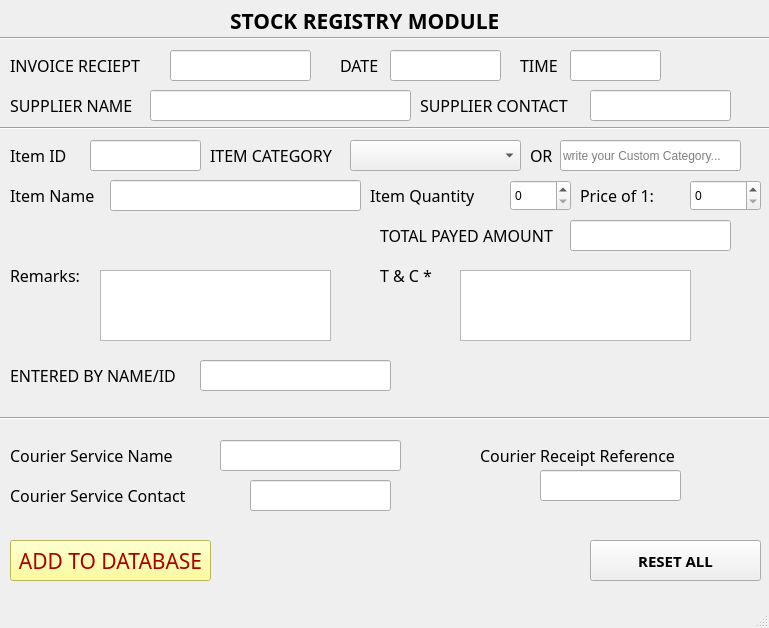
<?xml version="1.0" encoding="UTF-8"?>
<ui version="4.0">
 <class>bill</class>
 <widget class="QMainWindow" name="bill">
  <property name="geometry">
   <rect>
    <x>0</x>
    <y>0</y>
    <width>769</width>
    <height>628</height>
   </rect>
  </property>
  <property name="windowTitle">
   <string>STOCK REGISTRY MODULE</string>
  </property>
  <property name="windowIcon">
   <iconset>
    <normaloff>icons/main.png</normaloff>icons/main.png</iconset>
  </property>
  <widget class="QWidget" name="centralwidget">
   <widget class="QLabel" name="label">
    <property name="geometry">
     <rect>
      <x>230</x>
      <y>10</y>
      <width>441</width>
      <height>21</height>
     </rect>
    </property>
    <property name="font">
     <font>
      <family>Segoe Print</family>
      <pointsize>16</pointsize>
      <weight>75</weight>
      <bold>true</bold>
     </font>
    </property>
    <property name="text">
     <string>STOCK REGISTRY MODULE</string>
    </property>
   </widget>
   <widget class="Line" name="line">
    <property name="geometry">
     <rect>
      <x>0</x>
      <y>30</y>
      <width>771</width>
      <height>16</height>
     </rect>
    </property>
    <property name="orientation">
     <enum>Qt::Horizontal</enum>
    </property>
   </widget>
   <widget class="QLabel" name="name">
    <property name="geometry">
     <rect>
      <x>10</x>
      <y>90</y>
      <width>141</width>
      <height>31</height>
     </rect>
    </property>
    <property name="font">
     <font>
      <family>Rod</family>
      <pointsize>12</pointsize>
     </font>
    </property>
    <property name="text">
     <string>SUPPLIER NAME</string>
    </property>
   </widget>
   <widget class="QLabel" name="contact">
    <property name="geometry">
     <rect>
      <x>420</x>
      <y>90</y>
      <width>201</width>
      <height>31</height>
     </rect>
    </property>
    <property name="font">
     <font>
      <family>Rod</family>
      <pointsize>12</pointsize>
     </font>
    </property>
    <property name="text">
     <string>SUPPLIER CONTACT</string>
    </property>
   </widget>
   <widget class="QLineEdit" name="sname">
    <property name="geometry">
     <rect>
      <x>150</x>
      <y>90</y>
      <width>261</width>
      <height>31</height>
     </rect>
    </property>
   </widget>
   <widget class="QLineEdit" name="scontact">
    <property name="geometry">
     <rect>
      <x>590</x>
      <y>90</y>
      <width>141</width>
      <height>31</height>
     </rect>
    </property>
   </widget>
   <widget class="QLabel" name="contact_2">
    <property name="geometry">
     <rect>
      <x>340</x>
      <y>50</y>
      <width>41</width>
      <height>31</height>
     </rect>
    </property>
    <property name="font">
     <font>
      <family>Rod</family>
      <pointsize>12</pointsize>
     </font>
    </property>
    <property name="text">
     <string>DATE</string>
    </property>
   </widget>
   <widget class="QLineEdit" name="date">
    <property name="geometry">
     <rect>
      <x>390</x>
      <y>50</y>
      <width>111</width>
      <height>31</height>
     </rect>
    </property>
   </widget>
   <widget class="QLabel" name="contact_3">
    <property name="geometry">
     <rect>
      <x>520</x>
      <y>50</y>
      <width>41</width>
      <height>31</height>
     </rect>
    </property>
    <property name="font">
     <font>
      <family>Rod</family>
      <pointsize>12</pointsize>
     </font>
    </property>
    <property name="text">
     <string>TIME</string>
    </property>
   </widget>
   <widget class="QLineEdit" name="time">
    <property name="geometry">
     <rect>
      <x>570</x>
      <y>50</y>
      <width>91</width>
      <height>31</height>
     </rect>
    </property>
   </widget>
   <widget class="QLabel" name="contact_4">
    <property name="geometry">
     <rect>
      <x>10</x>
      <y>50</y>
      <width>201</width>
      <height>31</height>
     </rect>
    </property>
    <property name="font">
     <font>
      <family>Rod</family>
      <pointsize>12</pointsize>
     </font>
    </property>
    <property name="text">
     <string>INVOICE RECIEPT</string>
    </property>
   </widget>
   <widget class="QLineEdit" name="invno">
    <property name="geometry">
     <rect>
      <x>170</x>
      <y>50</y>
      <width>141</width>
      <height>31</height>
     </rect>
    </property>
   </widget>
   <widget class="QLabel" name="name_2">
    <property name="geometry">
     <rect>
      <x>10</x>
      <y>140</y>
      <width>151</width>
      <height>31</height>
     </rect>
    </property>
    <property name="font">
     <font>
      <family>Rod</family>
      <pointsize>12</pointsize>
     </font>
    </property>
    <property name="text">
     <string>Item ID</string>
    </property>
   </widget>
   <widget class="QLabel" name="name_3">
    <property name="geometry">
     <rect>
      <x>530</x>
      <y>140</y>
      <width>31</width>
      <height>31</height>
     </rect>
    </property>
    <property name="font">
     <font>
      <family>Rod</family>
      <pointsize>12</pointsize>
     </font>
    </property>
    <property name="text">
     <string>OR </string>
    </property>
   </widget>
   <widget class="QLabel" name="name_4">
    <property name="geometry">
     <rect>
      <x>370</x>
      <y>180</y>
      <width>131</width>
      <height>31</height>
     </rect>
    </property>
    <property name="font">
     <font>
      <family>Rod</family>
      <pointsize>12</pointsize>
     </font>
    </property>
    <property name="text">
     <string>Item Quantity</string>
    </property>
   </widget>
   <widget class="QSpinBox" name="iqt">
    <property name="geometry">
     <rect>
      <x>510</x>
      <y>180</y>
      <width>61</width>
      <height>31</height>
     </rect>
    </property>
    <property name="maximum">
     <number>999999999</number>
    </property>
   </widget>
   <widget class="QPushButton" name="resetall">
    <property name="geometry">
     <rect>
      <x>590</x>
      <y>540</y>
      <width>171</width>
      <height>41</height>
     </rect>
    </property>
    <property name="font">
     <font>
      <family>Kozuka Mincho Pro B</family>
      <pointsize>11</pointsize>
      <weight>75</weight>
      <bold>true</bold>
     </font>
    </property>
    <property name="text">
     <string>RESET ALL</string>
    </property>
   </widget>
   <widget class="QComboBox" name="icat">
    <property name="geometry">
     <rect>
      <x>350</x>
      <y>140</y>
      <width>171</width>
      <height>31</height>
     </rect>
    </property>
   </widget>
   <widget class="QLabel" name="name_5">
    <property name="geometry">
     <rect>
      <x>10</x>
      <y>260</y>
      <width>81</width>
      <height>31</height>
     </rect>
    </property>
    <property name="font">
     <font>
      <family>Rod</family>
      <pointsize>12</pointsize>
     </font>
    </property>
    <property name="text">
     <string>Remarks: </string>
    </property>
   </widget>
   <widget class="QPlainTextEdit" name="remarks">
    <property name="geometry">
     <rect>
      <x>100</x>
      <y>270</y>
      <width>231</width>
      <height>71</height>
     </rect>
    </property>
   </widget>
   <widget class="QLabel" name="name_6">
    <property name="geometry">
     <rect>
      <x>380</x>
      <y>260</y>
      <width>71</width>
      <height>31</height>
     </rect>
    </property>
    <property name="font">
     <font>
      <family>Rod</family>
      <pointsize>12</pointsize>
     </font>
    </property>
    <property name="text">
     <string>T &amp; C *</string>
    </property>
   </widget>
   <widget class="QLabel" name="name_8">
    <property name="geometry">
     <rect>
      <x>10</x>
      <y>360</y>
      <width>211</width>
      <height>31</height>
     </rect>
    </property>
    <property name="font">
     <font>
      <family>Rod</family>
      <pointsize>12</pointsize>
     </font>
    </property>
    <property name="text">
     <string>ENTERED BY NAME/ID </string>
    </property>
   </widget>
   <widget class="QLineEdit" name="issuedby">
    <property name="geometry">
     <rect>
      <x>200</x>
      <y>360</y>
      <width>191</width>
      <height>31</height>
     </rect>
    </property>
   </widget>
   <widget class="QPushButton" name="add2db">
    <property name="geometry">
     <rect>
      <x>10</x>
      <y>540</y>
      <width>201</width>
      <height>41</height>
     </rect>
    </property>
    <property name="font">
     <font>
      <family>Rod</family>
      <pointsize>16</pointsize>
     </font>
    </property>
    <property name="styleSheet">
     <string notr="true">color: rgb(170, 0, 0);
background-color: rgb(255, 255, 127);</string>
    </property>
    <property name="text">
     <string>ADD TO DATABASE</string>
    </property>
   </widget>
   <widget class="QLineEdit" name="iid">
    <property name="geometry">
     <rect>
      <x>90</x>
      <y>140</y>
      <width>111</width>
      <height>31</height>
     </rect>
    </property>
   </widget>
   <widget class="QLabel" name="name_10">
    <property name="geometry">
     <rect>
      <x>210</x>
      <y>140</y>
      <width>131</width>
      <height>31</height>
     </rect>
    </property>
    <property name="font">
     <font>
      <family>Rod</family>
      <pointsize>12</pointsize>
     </font>
    </property>
    <property name="text">
     <string>ITEM CATEGORY</string>
    </property>
   </widget>
   <widget class="QLineEdit" name="iname">
    <property name="geometry">
     <rect>
      <x>110</x>
      <y>180</y>
      <width>251</width>
      <height>31</height>
     </rect>
    </property>
   </widget>
   <widget class="QLabel" name="name_11">
    <property name="geometry">
     <rect>
      <x>380</x>
      <y>220</y>
      <width>201</width>
      <height>31</height>
     </rect>
    </property>
    <property name="font">
     <font>
      <family>Rod</family>
      <pointsize>12</pointsize>
     </font>
    </property>
    <property name="text">
     <string>TOTAL PAYED AMOUNT</string>
    </property>
   </widget>
   <widget class="QLineEdit" name="icat2">
    <property name="geometry">
     <rect>
      <x>560</x>
      <y>140</y>
      <width>181</width>
      <height>31</height>
     </rect>
    </property>
    <property name="frame">
     <bool>true</bool>
    </property>
    <property name="placeholderText">
     <string>write your Custom Category...</string>
    </property>
    <property name="clearButtonEnabled">
     <bool>false</bool>
    </property>
   </widget>
   <widget class="Line" name="line_2">
    <property name="geometry">
     <rect>
      <x>0</x>
      <y>120</y>
      <width>771</width>
      <height>16</height>
     </rect>
    </property>
    <property name="orientation">
     <enum>Qt::Horizontal</enum>
    </property>
   </widget>
   <widget class="QLabel" name="name_9">
    <property name="geometry">
     <rect>
      <x>10</x>
      <y>180</y>
      <width>151</width>
      <height>31</height>
     </rect>
    </property>
    <property name="font">
     <font>
      <family>Rod</family>
      <pointsize>12</pointsize>
     </font>
    </property>
    <property name="text">
     <string>Item Name</string>
    </property>
   </widget>
   <widget class="QLabel" name="name_12">
    <property name="geometry">
     <rect>
      <x>580</x>
      <y>180</y>
      <width>111</width>
      <height>31</height>
     </rect>
    </property>
    <property name="font">
     <font>
      <family>Rod</family>
      <pointsize>12</pointsize>
     </font>
    </property>
    <property name="text">
     <string>Price of 1: </string>
    </property>
   </widget>
   <widget class="QSpinBox" name="po1">
    <property name="geometry">
     <rect>
      <x>690</x>
      <y>180</y>
      <width>71</width>
      <height>31</height>
     </rect>
    </property>
    <property name="maximum">
     <number>999999999</number>
    </property>
   </widget>
   <widget class="QLineEdit" name="csname">
    <property name="geometry">
     <rect>
      <x>220</x>
      <y>440</y>
      <width>181</width>
      <height>31</height>
     </rect>
    </property>
   </widget>
   <widget class="QLabel" name="name_13">
    <property name="geometry">
     <rect>
      <x>10</x>
      <y>440</y>
      <width>211</width>
      <height>31</height>
     </rect>
    </property>
    <property name="font">
     <font>
      <family>Rod</family>
      <pointsize>12</pointsize>
     </font>
    </property>
    <property name="text">
     <string>Courier Service Name</string>
    </property>
   </widget>
   <widget class="QLineEdit" name="amount">
    <property name="geometry">
     <rect>
      <x>570</x>
      <y>220</y>
      <width>161</width>
      <height>31</height>
     </rect>
    </property>
   </widget>
   <widget class="QLabel" name="name_14">
    <property name="geometry">
     <rect>
      <x>10</x>
      <y>480</y>
      <width>231</width>
      <height>31</height>
     </rect>
    </property>
    <property name="font">
     <font>
      <family>Rod</family>
      <pointsize>12</pointsize>
     </font>
    </property>
    <property name="text">
     <string>Courier Service Contact</string>
    </property>
   </widget>
   <widget class="QLineEdit" name="cscontact">
    <property name="geometry">
     <rect>
      <x>250</x>
      <y>480</y>
      <width>141</width>
      <height>31</height>
     </rect>
    </property>
   </widget>
   <widget class="QPlainTextEdit" name="tnc">
    <property name="geometry">
     <rect>
      <x>460</x>
      <y>270</y>
      <width>231</width>
      <height>71</height>
     </rect>
    </property>
   </widget>
   <widget class="Line" name="line_3">
    <property name="geometry">
     <rect>
      <x>0</x>
      <y>410</y>
      <width>771</width>
      <height>16</height>
     </rect>
    </property>
    <property name="orientation">
     <enum>Qt::Horizontal</enum>
    </property>
   </widget>
   <widget class="QLabel" name="name_15">
    <property name="geometry">
     <rect>
      <x>480</x>
      <y>440</y>
      <width>311</width>
      <height>31</height>
     </rect>
    </property>
    <property name="font">
     <font>
      <family>Rod</family>
      <pointsize>12</pointsize>
     </font>
    </property>
    <property name="text">
     <string>Courier Receipt Reference </string>
    </property>
   </widget>
   <widget class="QLineEdit" name="csref">
    <property name="geometry">
     <rect>
      <x>540</x>
      <y>470</y>
      <width>141</width>
      <height>31</height>
     </rect>
    </property>
   </widget>
  </widget>
  <widget class="QMenuBar" name="menubar">
   <property name="geometry">
    <rect>
     <x>0</x>
     <y>0</y>
     <width>769</width>
     <height>21</height>
    </rect>
   </property>
  </widget>
  <widget class="QStatusBar" name="statusbar"/>
 </widget>
 <resources/>
 <connections/>
</ui>
